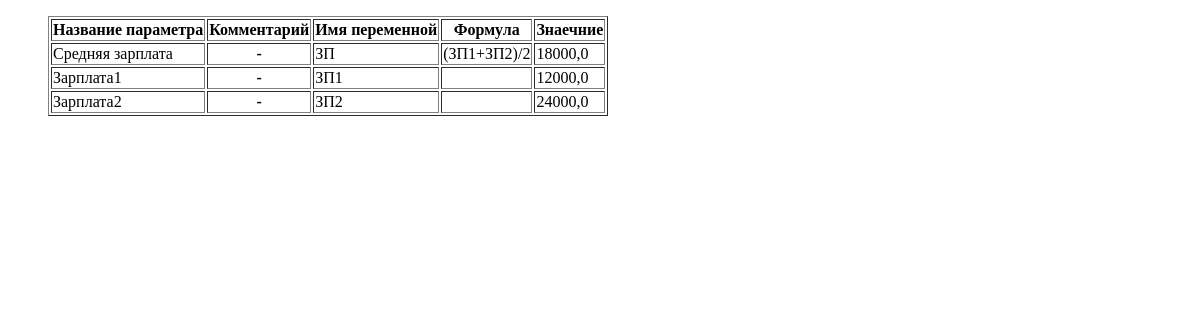
/case/param/, run on an earlier commit of the app's database.
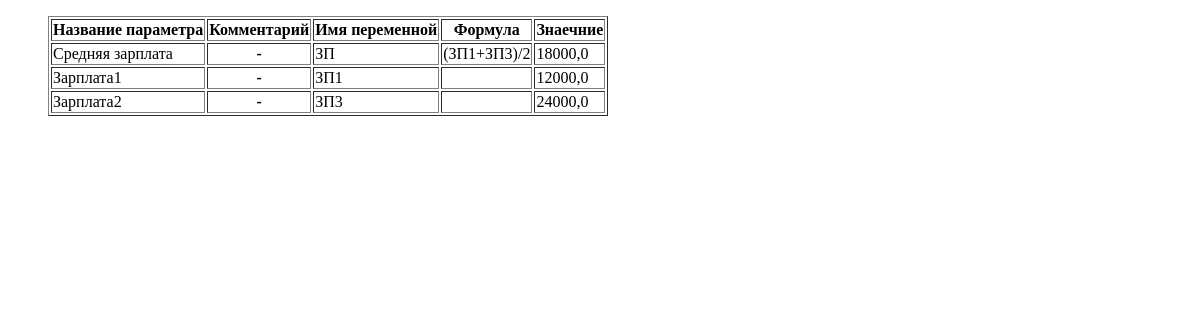
And on a later commit of the database.
### case/models.py (models this page shows, shortened)
class CaseParametr(models.Model):
    case_section = models.ForeignKey(CaseSection, on_delete=models.CASCADE)
    Param_Name = models.CharField('Название параметра', max_length=200)
    Param_Comment = models.TextField('Комментарий', blank=True)
    Name_Variable = models.CharField('Имя переменной', max_length=5)
    Formula = models.TextField('Формула для вычисления этого параметра', blank=True)
    Param_Period = models.DateField('Период сбора данных')
    Param_Value = models.FloatField('Значение параметра', blank=True, null=True, default=None)
    def getValue(name):
        object = CaseParametr.objects.all()
        for o in object:
            if name == o.Name_Variable:
                return o.Param_Value
        return None
    def newFormula(self):
        formula = self.Formula
        if formula == "":
            return
        newformula = ""
        param = ""
        value = 0
        for i, val in enumerate(formula, start=1):
            if (val != '(') and (val != ')') and (val != '*') and (val != '/') and (val != '+') and (val != '-') and (val != ' '):
                param = param + val
            else:
                if ((val == '+') or (val == '-') or (val == '*') or (val == '/') or (val == ')') or (val == '(')) and (param != ""):
                    value = CaseParametr.getValue(param)
                    if value == None:
                        newformula = newformula + param
                    else:
                        newformula = newformula + f'{value}'
                    param = ""
                newformula = newformula + val
        value = CaseParametr.getValue(param)
        if value == None:
            newformula = newformula + param
        else:
            newformula = newformula + f'{value}'
        value = CaseParametr.Сalculator(newformula)
        self.Param_Value = value
    def Сalculator(formula):
        return eval(formula)
    class Meta:
        verbose_name = 'Параметр кейса'
        verbose_name_plural = 'Параметры кейсов'

### case/views.py (the view)
# urls.py: path('param/', views.param, name='param'),
def param(request):
    parametr = CaseParametr.objects.all()
    for p in parametr:
        CaseParametr.newFormula(p)
        p.save() #сохранение значения бд
    return render(
        request,
        'param.html',
        {'parametr': parametr}
    )

### case/templates/param.html (shortened to what this page needs)
<!DOCTYPE html>
<html lang="ru" class="no-js" xmlns="http://www.w3.org/1999/xhtml">
<head>
</head>
<body>
    <div id="content">
        <ul>
            <table border="1">
                <tr>
                    <th>Название параметра</th>
                    <th>Комментарий</th>
                    <th>Имя переменной</th>
                    <th>Формула</th>
                    <th>Знаечние</th>
                </tr>
                {% for p in parametr %}
                <tr>
                    <td>{{p.Param_Name}}</td>
                    {% if p.Param_Comment == "" %}
                        <th>-</th>
                    {% else %}
                        <td>{{p.Param_Comment}}</td>
                    {% endif %}
                    <td>{{p.Name_Variable}}</td>
                    <td>{{p.Formula}}</td>
                    {% if p.Param_Value != None %}
                        <td>{{p.Param_Value}}</td>
                    {% endif %}
                </tr>
                {% endfor %}
            </table>
        </ul>
    </div>
</body>
</html>

What changed in the data, as far as the page shows it:
changed CaseParametr "Средняя зарплата": Formula "(ЗП1+ЗП2)/2" → "(ЗП1+ЗП3)/2"
changed CaseParametr "Зарплата2": Name_Variable "ЗП2" → "ЗП3"
